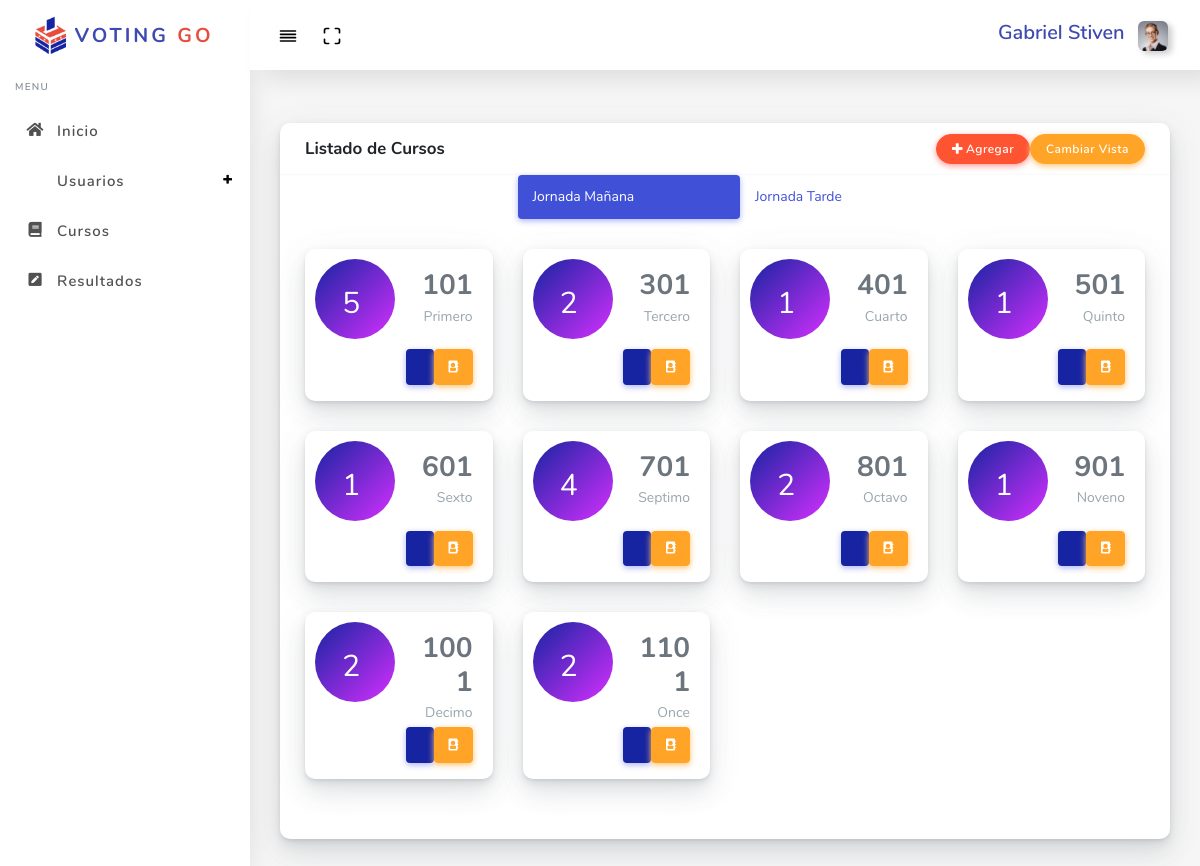
Page /?controller=Course (signed in) on the committed database.
### tables this page shows
CREATE TABLE `courses` (
  `id` int(11) NOT NULL,
  `code` int(4) NOT NULL,
  `grade_idfk` int(11) NOT NULL,
  `user_idfk` int(11) NOT NULL,
  `wday_idfk` int(11) NOT NULL,
  `eprocess_idfk` int(11) DEFAULT NULL,
  `status_idfk` int(11) NOT NULL
);

### controllers/CourseController.php (called while the page is built, shortened)
<?php
    require 'models/Course.php';
	class CourseController
	{
		private $model;
		public function __construct()
		{
            $this->model = new Course;
		}
		public function index()
		{
			require 'views/layout.php';
            $courses = $this->model->getAll();
			require 'views/course/showCourse.php';
		}
	}

### models/Course.php (called while the page is built, shortened)
<?php
	class Course
	{
		private $pdo;
		public function __construct()
		{
			try {
				$this->pdo = new Database;
			} catch(PDOException $e) {
				die($e->getMessage());
			}
		}
		public function getAll()
		{
			try {
				$strSql = "SELECT * FROM numberstudent";
				$query = $this->pdo->select($strSql);
				return $query;
			} catch(PDOException $e) {
				die($e->getMessage());
			}
		}
	}

### providers/Database.php (called while the page is built, shortened)
<?php
class Database extends PDO
{
	public function select($strSql, $arrayData = array(), $fetchMode = PDO::FETCH_OBJ)
	{
		$query = $this->prepare($strSql);
		if(!$query->execute()) {
			echo "Error, la Consulta no se Realizó";
		} else {
			return $query->fetchAll($fetchMode);
		}
	}
}

### views/course/modalEditCourse.php (the view, shortened to what this page needs)
<link rel="stylesheet" href="assets/css/estilos.css">

### views/course/showCourse.php (shortened to what this page needs)
<link rel="stylesheet" href="assets/bundles/datatables/datatables.min.css">
<link rel="stylesheet" href="assets/bundles/datatables/DataTables-1.10.16/css/dataTables.bootstrap4.min.css">
<link rel="stylesheet" href="assets/css/estilos.css">
<div class="main-content">
  <section class="section">
    <div class="section-body">
      <div class="row">
        <div class="col-12">
          <div class="card">
            <div class="card-header">
              <h4>Listado de Cursos</h4>
              <button type="button" class="btn btn-icon icon-left btn-danger ml-auto" data-toggle="modal" data-target="#basicModal"><i class="fas fa-plus"></i>Agregar</button>
              <a href="?controller=course&method=indexTwo" type="button" class="btn btn-icon icon-left btn-warning ">Cambiar Vista</a>
            </div>
                <ul class="nav nav-pills row justify-content-center w-100 ml-auto" id="myTab3" role="tablist">
                    <li class="nav-item w-25">
                        <a class="nav-link active" id="home-tab3" data-toggle="tab" href="#home3" role="tab" aria-controls="home" aria-selected="true" size='23'>Jornada Mañana</a>
                    </li>
                    <li class="nav-item w-25">
                        <a class="nav-link" id="profile-tab3" data-toggle="tab" href="#profile3" role="tab" aria-controls="profile" aria-selected="false">Jornada Tarde</a>
                    </li>
                </ul>
                <div class="tab-content" id="myTabContent2">
                    <div class="tab-pane fade show active" id="home3" role="tabpanel" aria-labelledby="home-tab3">
                        <div class="card-body">
                            <div class="row">
                                <?php foreach ($courses as $course) :
                                    if ($course->wday_name=='Mañana') {?>
                                <div class="col-lg-3 col-md-6 col-sm-6 col-12">
                                    <div class="card card-statistic-1">
                                        <div class="card-icon l-bg-purple-dark">
                                            <?php echo $course->numberStudents ?>
                                        </div>
                                        <div class="card-wrap">
                                            <div class="padding-20">
                                                <div class="text-right">
                                                    <h3 class="font-light mb-0">
                                                        <?php echo $course->code ?>
                                                    </h3>
                                                    <span class="text-muted"><?php echo $course->grade_name ?></span>
                                                </div>
                                                <div class="btn-group mb-3 float-right" role="group" aria-label="Basic example">
                                                  <span data-toggle="tooltip" data-placement="left" title="Editar Curso">
                                                    <a href="?controller=course&method=edit&id=<?php echo $course->id ?>" data-toggle="modal" data-target="#basicModal<?php echo $course->id ?>" class="btn btn-icon btn-primary btn-mb" type="button"><i class="fas fa-pen"></i></a>
                                                  </span>
                                                  <span data-toggle="tooltip" data-placement="right" title="Mostrar Listado">
                                                    <a href="?controller=course&method=getByIdCourseEs&id=<?php echo $course->id ?>" type="button" class="btn btn-icon btn-warning btn-mb"><i class="fas fa-address-book"></i></a>
                                                  </span>
                                                </div>
                                            </div>
                                        </div>
                                    </div>
                                </div>
                                <?php } ?>
                                <?php endforeach ?>
                            </div>
                        </div>
                    </div>
            </div>
          </div>
        </div>
      </div>
    </div>
  </section>
</div>
<?php foreach ($courses as $course): ?>
  <?php
include 'modalEditCourse.php';
?>
<?php endforeach?>

### rows in the picture
courses: numberStudents "5", code "101", grade_name "Primero"
courses: numberStudents "2", code "301", grade_name "Tercero"
courses: numberStudents "1", code "401", grade_name "Cuarto"
courses: numberStudents "1", code "501", grade_name "Quinto"
courses: numberStudents "1", code "601", grade_name "Sexto"
courses: numberStudents "4", code "701", grade_name "Septimo"
courses: numberStudents "2", code "801", grade_name "Octavo"
courses: numberStudents "1", code "901", grade_name "Noveno"
courses: numberStudents "2", code "1001", grade_name "Decimo"
courses: numberStudents "2", code "1101", grade_name "Once"

### other values in the picture
$_SESSION['user']->name "Gabriel Stiven"
